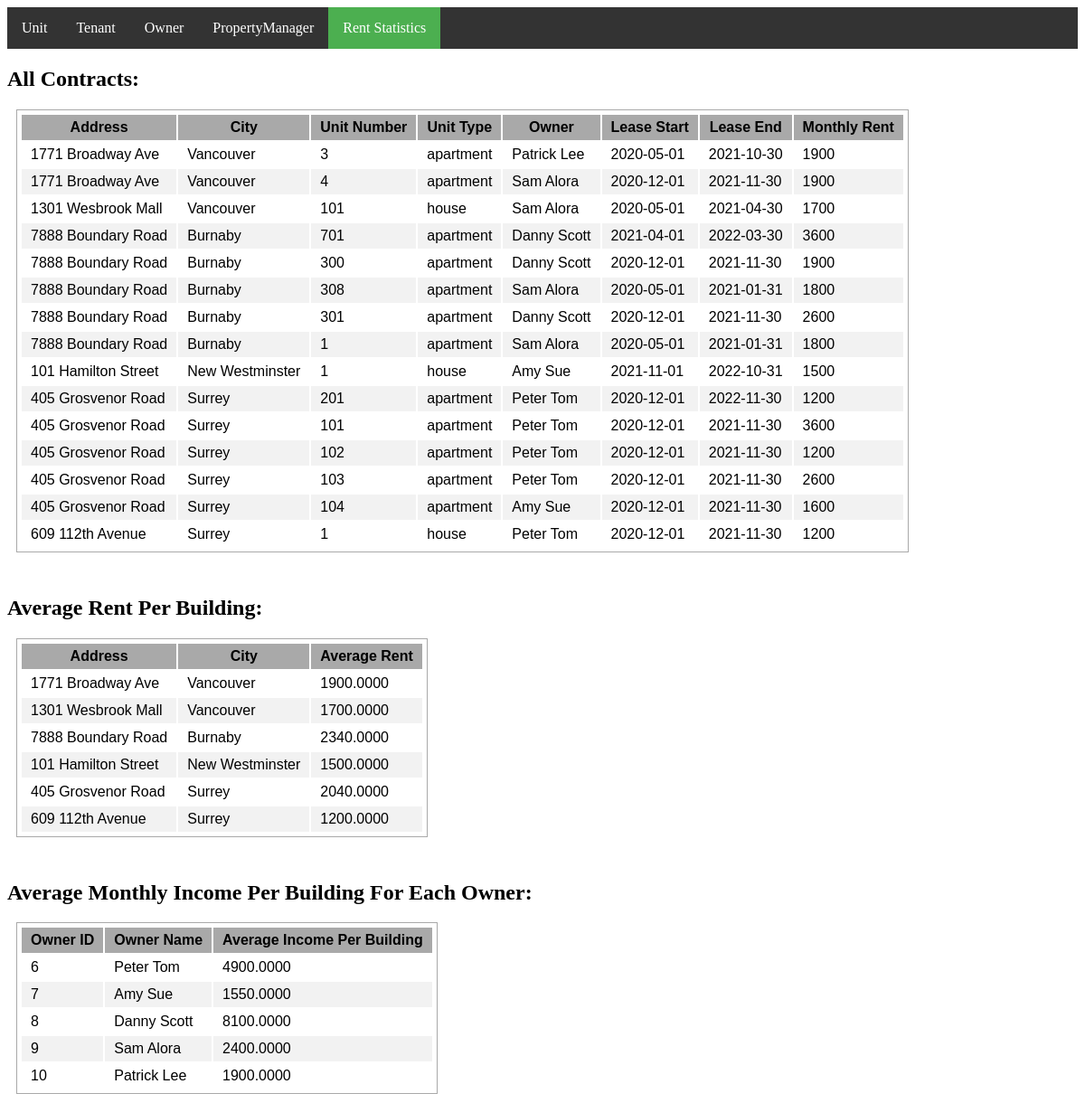
Screenshot of /Stats/index with the database file from the repository.
### tables this page shows
CREATE TABLE Owners (
    OwnerID int,
    PhoneNum Varchar(30),
    Name Varchar(30),
    PRIMARY KEY (OwnerID) );

### app/Controller/Controller.php (called while the page is built, shortened)
<?php
class Controller
{
    public function view($view, $data = []) {
        require_once '../app/View/' . $view . '.php';
    }
}

### app/Controller/StatsController.php (called while the page is built)
<?php
class StatsController extends Controller
{
    protected $model;
    public function __construct() {
        $this->model = $this->model("Stats");
    }
    public function index() {
        $contracts = $this->model->getAllContractDetails();
        $avgPerBuilding = $this->model->getAvgRentPerBuilding();
        $incomePerOwner = $this->model->getAvgIncomePerOwner();
        $this->view('stats/index', [
           "contracts" => $contracts,
           "avgPerBuilding" => $avgPerBuilding,
           "incomePerOwner" => $incomePerOwner
        ]);
    }
}

### app/core/App.php (called while the page is built, shortened)
<?php
class App
{
    protected $method = "index";
    public function __construct()
    {
        $url = $this->parseUrl();
        if ($url && $url[0] && file_exists("../app/Controller/" . $url[0] . "Controller.php")) {
            unset($url[0]);
        }
        $this->controller = new $this->controller;
        if (isset($url[1])) {
            if (method_exists($this->controller, $url[1])) {
                $this->method = $url[1];
            }
        }
        $this->params = $url ? array_values($url) : [];
        call_user_func_array([$this->controller, $this->method], $this->params);
    }
    protected function parseUrl() {
        if (isset($_GET["url"])) {
            return $url = explode("/",
                filter_var(rtrim($_GET["url"], '/'), FILTER_SANITIZE_URL));
        }
    }
}

### public/index.php (called while the page is built, shortened)
<?php
$app = new App();

### app/Model/Stats.php (called while the page is built, shortened)
<?php
require_once 'Connection.php';
class Stats
{
    protected $connection;
    public function __construct() {
        $conn = new Connection();
        $this->connection = $conn->openConnection();
    }
    public function getAllContractDetails() {
        $sql = "SELECT o.Name AS OwnerName, c.StartDate, cd.EndDate, ba.Streetint, ba.StreetName,
                        ba.PostalCode, u.UnitNum, u.UnitType, c.RentPrice, pc.City
                FROM Contracts c, Units u, BuildingAddresses ba, ContractDuration cd, PostalCodes pc, Owners o
                WHERE c.UnitID = u.unitID
                    AND o.OwnerID = u.OwnerID
                    AND u.BuildingID = ba.BuildingID
                    AND c.Duration = cd.Duration
                    AND c.StartDate = cd.StartDate
                    AND ba.PostalCode = pc.PostalCode
                ORDER BY ba.BuildingID, u.UnitID";
        $results = $this->connection->query($sql);
        return $results;
    }
    public function getAvgRentPerBuilding() {
        $sql = "SELECT ba.Streetint, ba.StreetName, ba.PostalCode, pc.City,
                        AVG(c.RentPrice) AS AvgRent
                FROM Contracts c, Units u, BuildingAddresses ba, ContractDuration cd, PostalCodes pc
                WHERE c.UnitID = u.unitID
                    AND u.BuildingID = ba.BuildingID
                    AND c.Duration = cd.Duration
                    AND c.StartDate = cd.StartDate
                    AND ba.PostalCode = pc.PostalCode
                GROUP BY ba.BuildingID";
        $results = $this->connection->query($sql);
        return $results;
    }
    public function getAvgIncomePerOwner() {
        $sql = "SELECT AVG(totalRentFromBdg) AS AvgIncome, t.OwnerID, t.Name
                FROM (
                    SELECT o.OwnerID, o.Name, ba.BuildingID, SUM(c.RentPrice) AS totalRentFromBdg
                    FROM Contracts c, Units u, BuildingAddresses ba, Owners o
                    WHERE c.UnitID = u.UnitID
                        AND u.OwnerID = o.OwnerID
                        AND u.BuildingID = ba.BuildingID
                    GROUP BY o.OwnerID, ba.BuildingID) as t
                GROUP BY t.OwnerID";
        $results = $this->connection->query($sql);
        return $results;
    }
}

### app/Model/Connection.php (called while the page is built, shortened)
<?php
class Connection
{
    function openConnection()
    {
        $dbhost = "localhost";
        $dbuser = "root";
        $dbpass = "root";
        $db = "houseHelper";
        $conn = new mysqli($dbhost, $dbuser,
            $dbpass, $db) or die("Connect failed: %s\n" .
            $conn->error);
        return $conn;
    }
}

### app/View/stats/index.php (the view)
<html>
    <head>
        <link rel="stylesheet" type="text/css" href="/css/common.css" media="screen"/>
    </head>
    <body>
        <?php $activeTab = 4;
        include('../app/View/header.php');  ?>
        <h2>All Contracts:</h2>
        <table class="units-table">
            <thead>
                <tr>
                    <th>Address</th>
                    <th>City</th>
                    <th>Unit Number</th>
                    <th>Unit Type</th>
                    <th>Owner</th>
                    <th>Lease Start</th>
                    <th>Lease End</th>
                    <th>Monthly Rent</th>
                </tr>
            </thead>
            <tbody>
            <?php
            foreach ($data["contracts"] as $key => $contract):?>
                <tr>
                    <td><?= $contract["Streetint"] ?> <?= $contract["StreetName"] ?></td>
                    <td><?= $contract["City"] ?></td>
                    <td><?= $contract["UnitNum"] ?></td>
                    <td><?= $contract["UnitType"] ?></td>
                    <td><?= $contract["OwnerName"] ?></td>
                    <td><?= $contract["StartDate"] ?></td>
                    <td><?= $contract["EndDate"] ?></td>
                    <td><?= $contract["RentPrice"] ?></td>
                </tr>
            <?php endforeach;?>
            </tbody>
        </table>
        <br>
        <h2>Average Rent Per Building:</h2>
        <table class="units-table">
            <thead>
                <tr>
                    <th>Address</th>
                    <th>City</th>
                    <th>Average Rent</th>
                </tr>
            </thead>
            <tbody>
            <?php
            foreach ($data["avgPerBuilding"] as $key => $contract):?>
                <tr>
                    <td><?= $contract["Streetint"] ?> <?= $contract["StreetName"] ?></td>
                    <td><?= $contract["City"] ?></td>
                    <td><?= $contract["AvgRent"] ?></td>
                </tr>
            <?php endforeach;?>
            </tbody>
        </table>
        <br>
        <h2>Average Monthly Income Per Building For Each Owner:</h2>
        <table class="units-table">
            <thead>
                <tr>
                    <th>Owner ID</th>
                    <th>Owner Name</th>
                    <th>Average Income Per Building</th>
                </tr>
            </thead>
            <tbody>
            <?php
            foreach ($data["incomePerOwner"] as $key => $contract):?>
                <tr>
                    <td><?= $contract["OwnerID"] ?></td>
                    <td><?= $contract["Name"] ?></td>
                    <td><?= $contract["AvgIncome"] ?></td>
                </tr>
            <?php endforeach;?>
            </tbody>
        </table>
    </body>
</html>

### public/css/common.css (style rules this page uses)
.units-table { font-family: Arial, Helvetica, sans-serif; font-size: 16; border: 1px solid darkgray; margin: 10px; padding: 3px; }
.units-table thead { background-color: darkgray; }
.units-table tr:nth-child(even) { background-color: #f2f2f2; }
.units-table th, td { padding: 5px 10px; }

### rows the page displays
owners: OwnerID "6", Name "Peter Tom", AvgIncome "4900.0000"
owners: OwnerID "7", Name "Amy Sue", AvgIncome "1550.0000"
owners: OwnerID "8", Name "Danny Scott", AvgIncome "8100.0000"
owners: OwnerID "9", Name "Sam Alora", AvgIncome "2400.0000"
owners: OwnerID "10", Name "Patrick Lee", AvgIncome "1900.0000"

### other values shown
$option[1] "Unit"
$option[1] "Tenant"
$option[1] "Owner"
$option[1] "PropertyManager"
$option[1] "Rent Statistics"
$contract["Streetint"] "1771"
$contract["StreetName"] "Broadway Ave"
$contract["City"] "Vancouver"
$contract["UnitNum"] "3"
$contract["UnitType"] "apartment"
$contract["OwnerName"] "Patrick Lee"
$contract["StartDate"] "2020-05-01"
$contract["EndDate"] "2021-10-30"
$contract["RentPrice"] "1900"
$contract["UnitNum"] "4"
